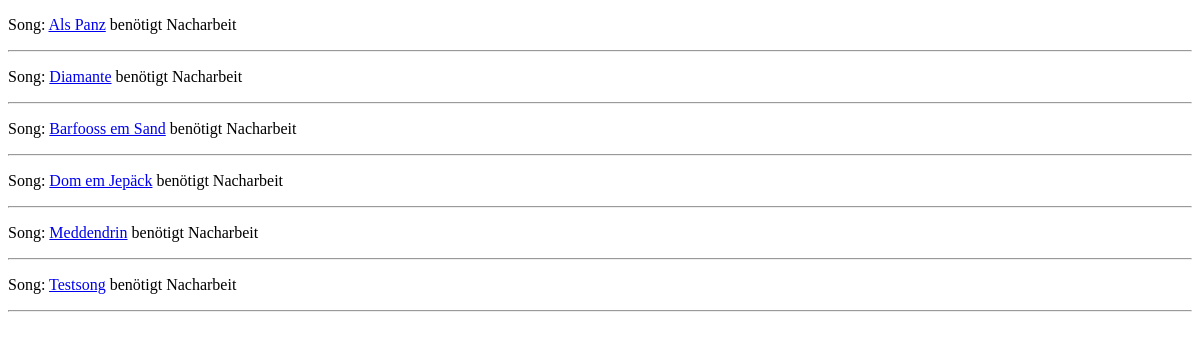
/dashboard/bhtextcount/ (signed in), run on an earlier commit of the app's database.
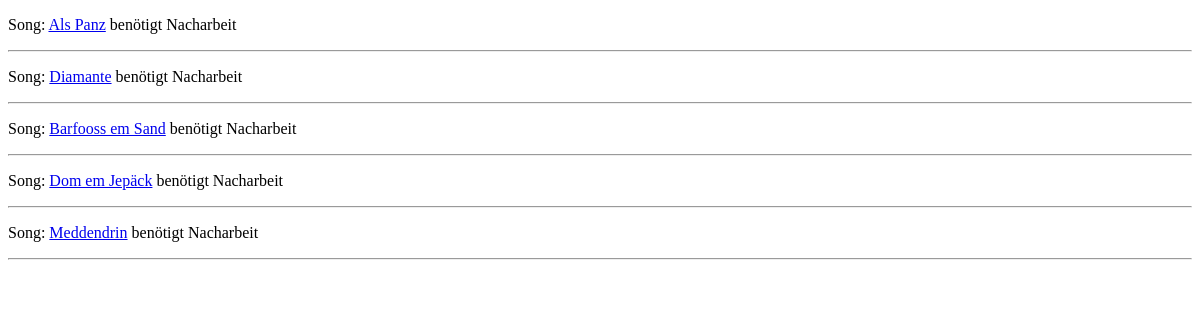
And on a later commit of the database.
### songarchiv/models.py (models this page shows, shortened)
class Song_Text(models.Model):
    text_text = RichTextField()
    text_standard_german = RichTextField()
    text_chordpro = RichTextField()
    text_chords = RichTextField()
    text_nashville = RichTextField()
    song = models.ForeignKey(Song, on_delete=models.CASCADE, default='')

class Song(models.Model):
    song_title = models.CharField(max_length=250, unique=True)
    song_artist = models.CharField(max_length=250)
    song_music = models.CharField(max_length=250, blank=True, default='')
    song_lyrics = models.CharField(max_length=250, blank=True, default='')
    song_year = models.DateField(blank=True, default='1900-01-01')
    song_publisher = models.CharField(max_length=250, blank=True, default='')
    song_producer = models.CharField(max_length=125, blank=True, default='')
    song_spotify = models.URLField(max_length=250, blank=True, default='')
    song_amazon = models.URLField(max_length=250, blank=True, default='')
    song_itunes = models.URLField(max_length=250, blank=True, default='')
    song_snippet = models.FileField(upload_to=dynamik_path, max_length=100, blank=True)
    song_cover = models.CharField(max_length=125, blank=True, default='')
    song_youtube = models.CharField(max_length=500, blank=True, default='')
    song_amazon_sale = models.CharField(max_length=250, blank=True, default='')
    song_background = models.TextField(blank=True, default='')
    song_activ = models.BooleanField(default=True)
    album = models.ForeignKey(Album, on_delete=models.PROTECT, blank=True, null=True)
    class Meta:
        ordering = ['album__album_title']

### dashboard/views.py (the view)
# urls.py: path('bhtextcount/', views.BHTextCountListView.as_view(), name='bhtextcount'),
class BHTextCountListView(LoginRequiredMixin, ListView):
    model = Song_Text
    context_object_name = 'my_song_list'
    queryset = Song_Text.objects.all()
    template_name = 'dashboard/song_text_list.html'

### songarchiv/context_processors.py (called while the page is built)
def setting_enhancement(request):
    return {'PRODUCTION': settings.PRODUCTION}

### dashboard/templates/dashboard/song_text_list.html (shortened to what this page needs)
<!DOCTYPE html>
<!DOCTYPE html>
<html lang="en">
<head>
</head>
<body>
	{% for song in my_song_list %}
	<p>Song: <a href="/songarchiv/text/{{ song.song_id }}" target="_blank">{{ song.song.song_title }}</a> benötigt Nacharbeit</p>
	<hr/>
	{% empty %}
	<li>No objects yet.</li>
	{% endfor %}
</body>
</html>

What changed in the data, as far as the page shows it:
removed Song_Text: song.song_title "Testsong"
